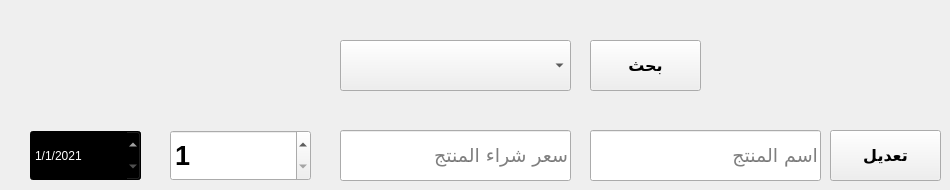
      <widget class="QWidget" name="tab_25">
       <attribute name="title">
        <string>تعديل منتج</string>
       </attribute>
       <widget class="QLineEdit" name="lineEdit_42">
        <property name="geometry">
         <rect>
          <x>340</x>
          <y>130</y>
          <width>231</width>
          <height>51</height>
         </rect>
        </property>
        <property name="font">
         <font>
          <family>Javanese Text</family>
          <pointsize>14</pointsize>
         </font>
        </property>
        <property name="placeholderText">
         <string>سعر شراء المنتج</string>
        </property>
       </widget>
       <widget class="QDateEdit" name="dateEdit_14">
        <property name="geometry">
         <rect>
          <x>30</x>
          <y>130</y>
          <width>111</width>
          <height>51</height>
         </rect>
        </property>
        <property name="styleSheet">
         <string notr="true">background-color: rgb(0, 0, 0);
color: rgb(255, 255, 255);
font: 12pt &quot;MS Shell Dlg 2&quot;;</string>
        </property>
        <property name="dateTime">
         <datetime>
          <hour>0</hour>
          <minute>0</minute>
          <second>0</second>
          <year>2021</year>
          <month>1</month>
          <day>1</day>
         </datetime>
        </property>
        <property name="displayFormat">
         <string>d/M/yyyy</string>
        </property>
       </widget>
       <widget class="QPushButton" name="pushButton_57">
        <property name="geometry">
         <rect>
          <x>830</x>
          <y>130</y>
          <width>111</width>
          <height>51</height>
         </rect>
        </property>
        <property name="font">
         <font>
          <family>Javanese Text</family>
          <pointsize>12</pointsize>
          <weight>75</weight>
          <bold>true</bold>
         </font>
        </property>
        <property name="cursor">
         <cursorShape>PointingHandCursor</cursorShape>
        </property>
        <property name="text">
         <string>تعديل</string>
        </property>
       </widget>
       <widget class="QSpinBox" name="spinBox_3">
        <property name="geometry">
         <rect>
          <x>170</x>
          <y>130</y>
          <width>141</width>
          <height>51</height>
         </rect>
        </property>
        <property name="font">
         <font>
          <pointsize>20</pointsize>
          <weight>75</weight>
          <bold>true</bold>
         </font>
        </property>
        <property name="minimum">
         <number>1</number>
        </property>
        <property name="value">
         <number>1</number>
        </property>
       </widget>
       <widget class="QComboBox" name="comboBox_13">
        <property name="geometry">
         <rect>
          <x>340</x>
          <y>40</y>
          <width>231</width>
          <height>51</height>
         </rect>
        </property>
        <property name="font">
         <font>
          <pointsize>13</pointsize>
         </font>
        </property>
       </widget>
       <widget class="QPushButton" name="pushButton_58">
        <property name="geometry">
         <rect>
          <x>590</x>
          <y>40</y>
          <width>111</width>
          <height>51</height>
         </rect>
        </property>
        <property name="font">
         <font>
          <family>Javanese Text</family>
          <pointsize>12</pointsize>
          <weight>75</weight>
          <bold>true</bold>
         </font>
        </property>
        <property name="cursor">
         <cursorShape>PointingHandCursor</cursorShape>
        </property>
        <property name="text">
         <string>بحث</string>
        </property>
       </widget>
       <widget class="QLineEdit" name="lineEdit_43">
        <property name="geometry">
         <rect>
          <x>590</x>
          <y>130</y>
          <width>231</width>
          <height>51</height>
         </rect>
        </property>
        <property name="font">
         <font>
          <family>Javanese Text</family>
          <pointsize>14</pointsize>
         </font>
        </property>
        <property name="placeholderText">
         <string>اسم المنتج</string>
        </property>
       </widget>
      </widget>
